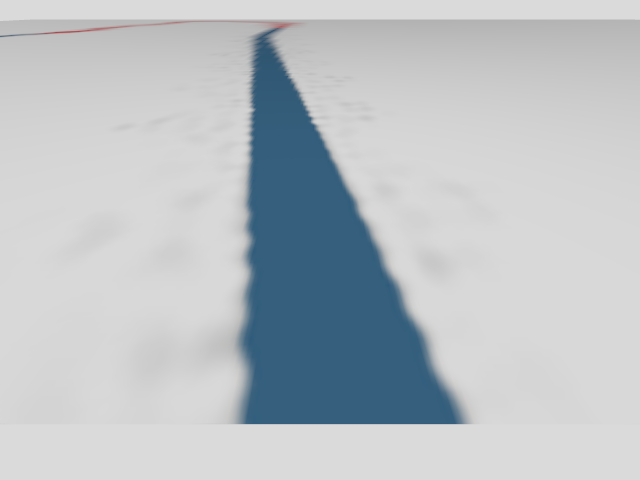
#> input picture src/awdbot/awdbot_line_follower/test/test-bild.png, 640 x 480 px, found by its file name
$ python line_follower_node.py
#> lines starting #> are read from the running program, lines starting #| are printed output that depends on the picture; after the words box and inside, x2 and y2 are one past the last pixel; in counts of white or black regions, pixels touching at a corner belong together
from rclpy.node import Node
import rclpy
import cv2


def test_track_detection():
    frame = cv2.imread("src/awdbot/awdbot_line_follower/test/test-bild.png")
#> frame is the input picture: shape (480, 640, 3); mean B, G, R 197, 192.5, 186.4
    # cv2.imshow("Foto alda", frame)
    # cv2.waitKey(0)

    gray = cv2.cvtColor(frame, cv2.COLOR_BGR2GRAY)
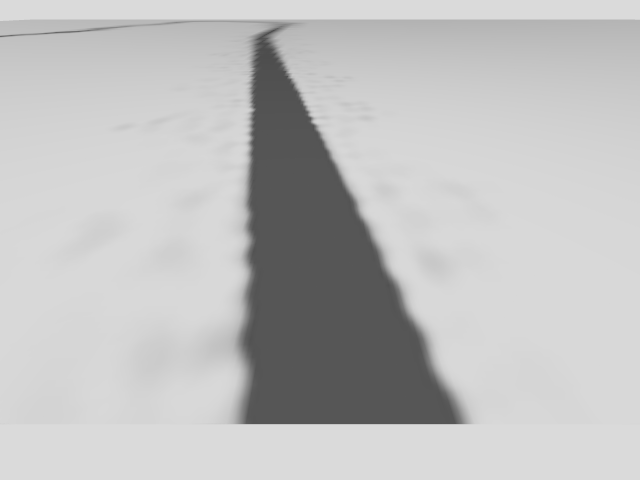
#> gray: shape (480, 640); min 75, max 218, mean 191.2
    # cv2.imshow("50 Graustufen", gray)
    # cv2.waitKey(0)

    mask = cv2.inRange(gray, 0, 100)
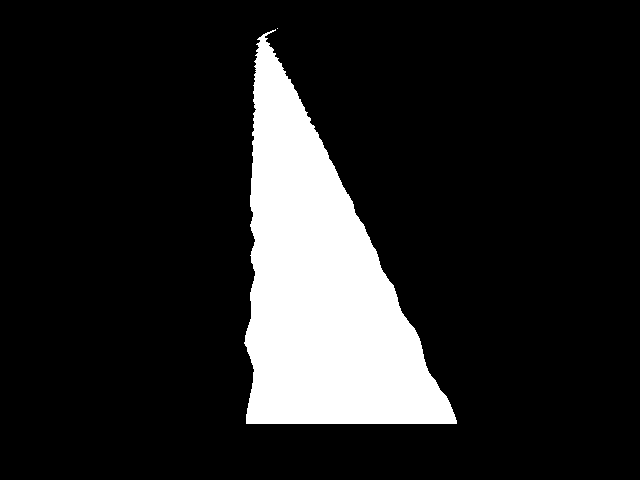
#> mask: shape (480, 640); 14.2% white; 2 white regions (1 under 20 px)
    # cv2.imshow("Nobody cared till i put on the mask", mask)
    # cv2.waitKey(0)

    contours, _ = cv2.findContours(mask, cv2.RETR_EXTERNAL, cv2.CHAIN_APPROX_SIMPLE)
#> contours = 2 contours, 1 with area under 20; largest, box (x1, y1, x2, y2) and area: (244, 29, 457, 424) 43030

    if contours:
        for contour in contours:
            if cv2.contourArea(contour) > 100:
                frame_cnt = cv2.drawContours(frame, [contour], 0, (0, 0, 255), 2)
                # cv2.imshow("WARTEEEE ICH MUSS NOCH MEINE CONTOUR VERBLENDEN", frame_cnt)
                # cv2.waitKey(0)
                M = cv2.moments(contour)
                if M["m00"] != 0:
                    cx = int(M["m10"] / M["m00"])
                    cy = int(M["m01"] / M["m00"])

                frame_cnt = cv2.circle(frame_cnt, (cx, cy), 10, (255, 0, 0), 2)
#> this loop made 2 passes
#> (cx, cy) on pass 1: (320, 286)
#> contour on pass 2: [[277, 28]]
#> pass 1, in test_track_detection, `frame_cnt = cv2.circle(frame_cnt, (cx, cy), 10, (255, 0, 0), 2)`:
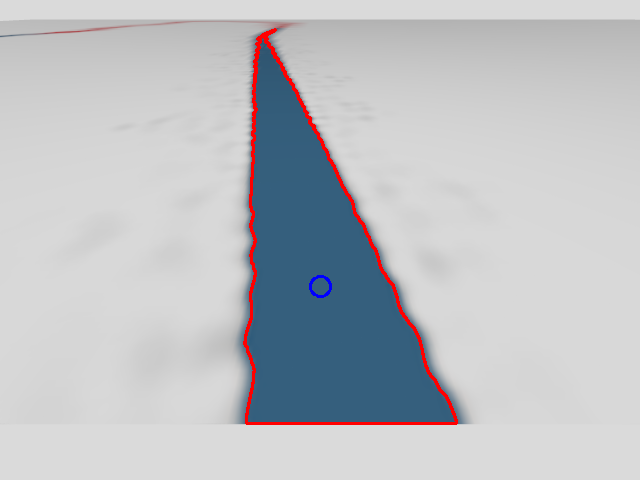
#> frame_cnt: shape (480, 640, 3); mean B, G, R 195.5, 191.1, 188.5

    cv2.imshow("Frame mit Konturen und Mittelpunkten", frame_cnt)
    cv2.waitKey(0)
    cv2.destroyAllWindows()


class LineFollower(Node):
    def __init__(self, node_name: str):
        super().__init__(node_name)

    def destroy_node(self):
        return super().destroy_node()


def main():
    node = None
    try:
        rclpy.init()
        try:
            node = LineFollower("line_follower")
        except Exception as e:
            print(f"Fehler beim Erstellen des Nodes: {e}")
            return

        rclpy.spin(node)

    except KeyboardInterrupt:
        print("Sie haben STRG+C gedrückt!")

    finally:
        if node is not None:
            if rclpy.ok():
                node.get_logger().info(f"Node {node.get_name()} wird beendet!")
            node.destroy_node()
        if rclpy.ok():
            rclpy.shutdown()


if __name__ == "__main__":
    test_track_detection()
